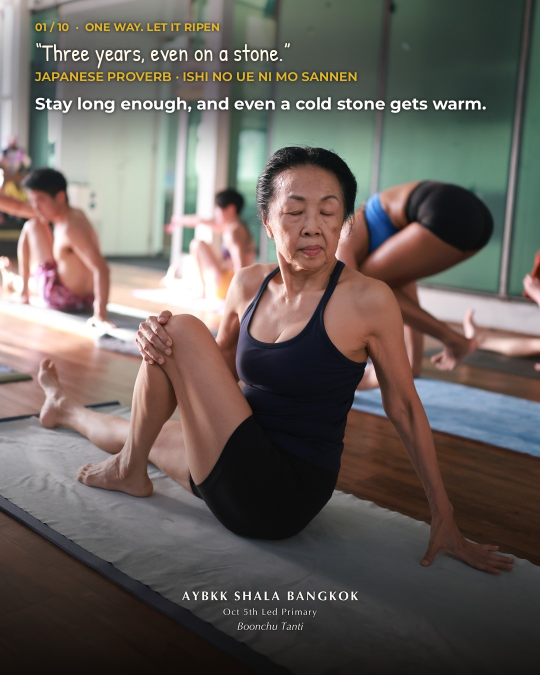
#> input picture bots/media/2026-10-05-ripen-another-way/A/01_036.jpg, 1080 x 1350 px (shown at 1/2 size)
$ python -i crop_o4.py   (imports and definitions only)
#> lines starting #> are read from the running program, lines starting #| are printed output that depends on the picture
# 4:5, no side bars, no cut heads. Cut top t + bottom b (t+b=1/6). If the bottom cut hides the
# watermark, lift it from the same photo and paste it back the same distance from the bottom.
from PIL import Image, ImageFilter
import numpy as np, sys
from ai_edge_litert.interpreter import Interpreter
T={'004':0.12,'006':0.04,'009':0.12,'010':0.12,'013':0.0,'017':0.0,'018':0.12,'019':0.05,'020':1/6,'023':1/6,'034':0.12,'036':1/6,'048':0.12,'049':0.12,'051':1/6,'053':0.12,'055':1/6,'058':0.12,'060':1/6,'065':1/6,'011':0.12,'014':0.12,'027':0.12,'061':0.12,'005':0.12,'015':0.12}
MOVE={}
MOVEX={}
# [1 line that did not run here, left out]
# [1 line that did not run here, left out]
def mask(img):
    x=np.asarray(img.convert('RGB').resize((257,257)),dtype=np.float32)/127.5-1
    it.set_tensor(inp['index'],x[None]); it.invoke()
    m=(np.argmax(it.get_tensor(outd['index'])[0],-1)==15).astype(np.uint8)*255
    return Image.fromarray(m).resize((1080,1350),Image.BILINEAR)

# [30 lines not run here, left out]

>>> from PIL import Image
>>> picture = Image.open('A/01_036.jpg')
#> picture is the input picture: PIL image 1080x1350 RGB; mean R, G, B 103.7, 96.4, 91.2
>>> result = mask(picture)
#> in mask, `x=np.asarray(img.convert('RGB').resize((257,257)),dtype=np.float32)/12..`:
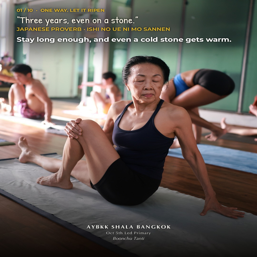
#> x: shape (257, 257, 3) float32; mean R, G, B -0.187, -0.244, -0.285; drawn with min black and max white
#> (the run stopped early here; a loop or call above may not have finished)

$ run again, on bots/media/2026-10-05-ripen-another-way/A/03_013.jpg
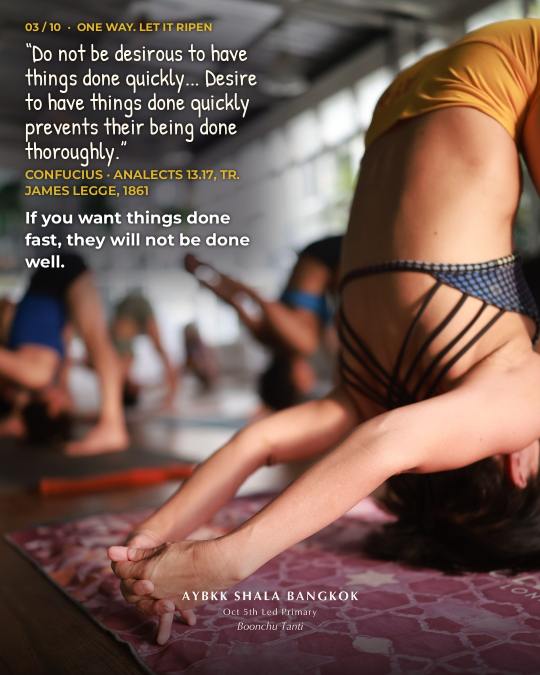
#> input picture bots/media/2026-10-05-ripen-another-way/A/03_013.jpg, 1080 x 1350 px (shown at 1/2 size)
#> picture is the input picture: PIL image 1080x1350 RGB; mean R, G, B 114.2, 89.1, 80.9
#> in mask, `x=np.asarray(img.convert('RGB').resize((257,257)),dtype=np.float32)/12..`:
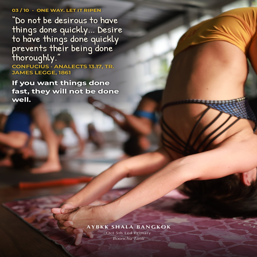
#> x: shape (257, 257, 3) float32; mean R, G, B -0.105, -0.301, -0.365; drawn with min black and max white

$ run again, on bots/media/2026-10-05-ripen-another-way/A/04_023.jpg
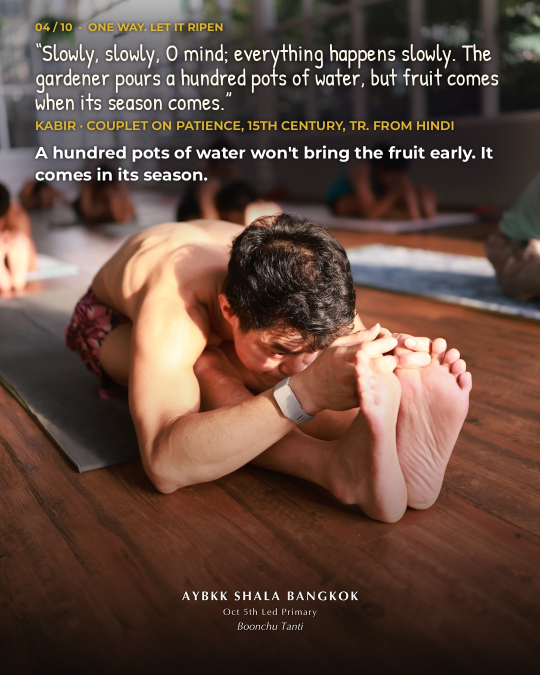
#> input picture bots/media/2026-10-05-ripen-another-way/A/04_023.jpg, 1080 x 1350 px (shown at 1/2 size)
#> picture is the input picture: PIL image 1080x1350 RGB; mean R, G, B 97.2, 73.1, 62.3
#> in mask, `x=np.asarray(img.convert('RGB').resize((257,257)),dtype=np.float32)/12..`:
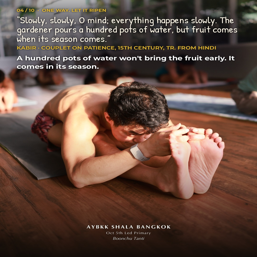
#> x: shape (257, 257, 3) float32; mean R, G, B -0.238, -0.427, -0.512; drawn with min black and max white

$ run again, on bots/media/2026-10-05-ripen-another-way/A/05_058.jpg
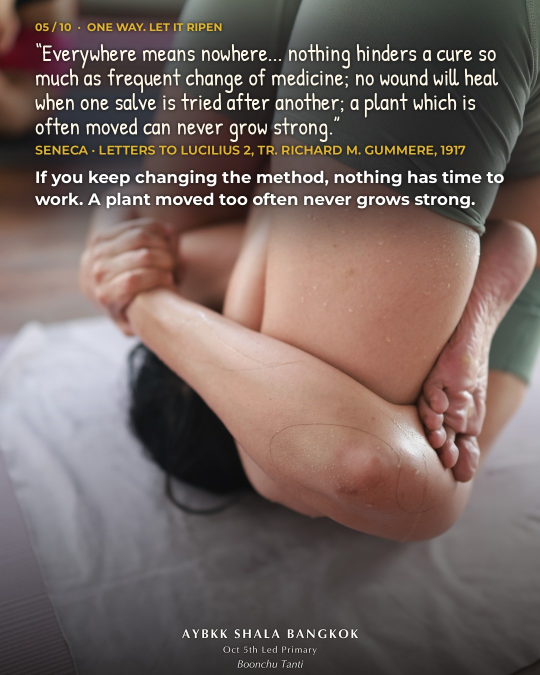
#> input picture bots/media/2026-10-05-ripen-another-way/A/05_058.jpg, 1080 x 1350 px (shown at 1/2 size)
#> picture is the input picture: PIL image 1080x1350 RGB; mean R, G, B 114.8, 99.9, 95.6
#> in mask, `x=np.asarray(img.convert('RGB').resize((257,257)),dtype=np.float32)/12..`:
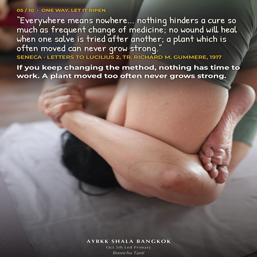
#> x: shape (257, 257, 3) float32; mean R, G, B -0.0997, -0.217, -0.25; drawn with min black and max white
